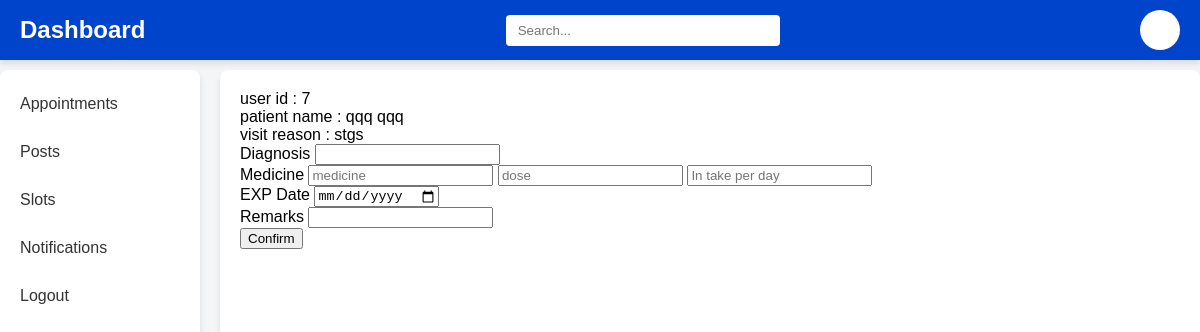
The page /addprescription/8 on the database its author committed.
### Predictivehealthapp/models.py (models this page shows)
class bookinginfoTable(models.Model):
    USERID=models.ForeignKey(userTable,on_delete=models.CASCADE,null=True,blank=True,related_name='userid')
    DOCTORID=models.ForeignKey(DoctorTable,on_delete=models.CASCADE,null=True,blank=True,)
    patient_name=models.CharField(max_length=300,null=True,blank=True)
    patient_age=models.CharField(max_length=300,null=True,blank=True)
    patient_height=models.CharField(max_length=300,null=True,blank=True)
    patient_weight=models.CharField(max_length=300,null=True,blank=True)
    patient_addr=models.CharField(max_length=300,null=True,blank=True)
    APPOINTMENTDATE=models.DateField(null=True,blank=True)
    APPOINTMENTTIME=models.TimeField(null=True,blank=True)
    visitReason=models.CharField(max_length=300,null=True,blank=True)
    status=models.CharField(max_length=20,null=True,blank=True)

class userTable(models.Model):
    LOGINID=models.ForeignKey(LoginTable,on_delete=models.CASCADE,null=True,blank=True)
    firstname=models.CharField(max_length=20,null=True,blank=True)
    lastname=models.CharField(max_length=20,null=True,blank=True)
    dob=models.CharField(max_length=20,null=True,blank=True)
    gender=models.CharField(max_length=20,null=True,blank=True)
    mobile=models.BigIntegerField(null=True,blank=True)
    email=models.CharField(max_length=20,null=True,blank=True)
    address=models.CharField(max_length=300,null=True,blank=True)
    password=models.CharField(max_length=50,null=True,blank=True)
    state=models.CharField(max_length=20,null=True,blank=True)

### Predictivehealthapp/views.py (the view, shortened to what this page needs)
# urls.py: path('addprescription/<int:b_id>',addprescription.as_view(),name="addprescription"),
class addprescription(View):
    def get(self,request, b_id):
        obj=bookinginfoTable.objects.get(id=b_id)
        return render(request,'doctor/add-prescription.html',{'obj':obj})

### templates/doctor/add-prescription.html (shortened to what this page needs)
{% extends 'doctor/doc-dashboard.html' %}
    {% block body %}
    <form action="" method="post" enctype="multipart/form-data">
        <label for="">user id</label> : {{ obj.USERID.id}}<br>
        <label for="">patient name</label> : {{obj.USERID.firstname}} {{obj.USERID.lastname}}<br>
        <label for="">visit reason</label> : {{obj.visitReason}}<br>
        <label for="">Diagnosis</label>
        <input type="text" name="diagnosis" id=""><br>
        <label for="">Medicine</label>
        <input type="text" name="medicine_name" id="" placeholder="medicine">
        <input type="text" name="medicine_dosage" id="" placeholder="dose">
        <input type="text" name="medicine_itd" id="" placeholder="In take per day"><br>
        <label for="">EXP Date</label>
        <input type="date" name="expirydate" id=""><br>
        <label for="">Remarks</label>
        <input type="text" name="remark" id=""><br>
        <button type="submit">Confirm</button>
    </form>
    {% endblock %}

### templates/doctor/doc-dashboard.html (style rules this page uses)
body { font-family: Arial, sans-serif; margin: 0; padding: 0; background-color: #f4f5f7; }

### rows shown on the page
bookinginfoTable: USERID.id "7", USERID.firstname "qqq", USERID.lastname "qqq", visitReason "stgs"
